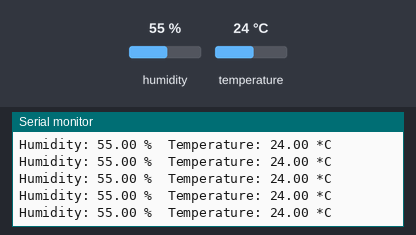
Recording of a sketch running on a simulated Arduino Uno, built with avr-gcc and run on an emulated ATmega328P. Shown: the last lines printed to the serial monitor. The inputs (shaded band) are chosen by the test bench; at power-on: humidity 55 %, temperature 24 °C.

Above: at 2.8 s.
2.9 s: humidity set to 22 %
At 4.21 s:
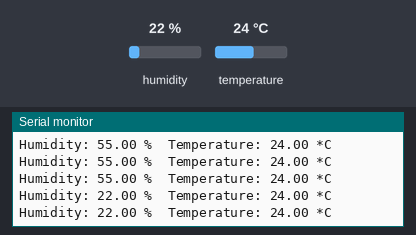
8.9 s: temperature set to 12 °C
At 8.95 s:
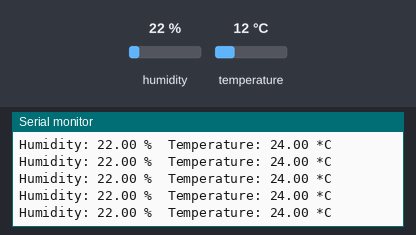
14.9 s: humidity set to 40 %
At 14.96 s:
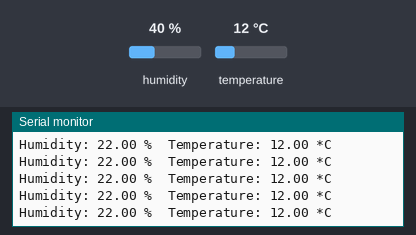
Timing chart, 0 to 17.9 s (numbered marks = the images above; inputs shaded):
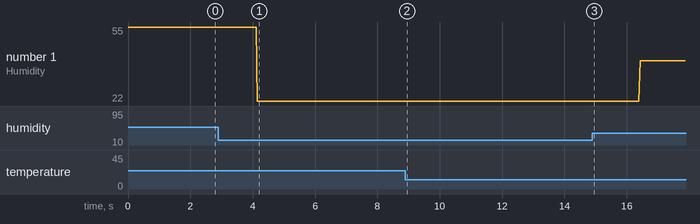

Measured:
- after the input at 2.9 s, the serial monitor: prints a new line after 1.2 s (image 1)
- plotted number 1: 55 → 22 after the input at 2.9 s, 22 → 40 after the input at 14.9 s

The sketch:

DHT22.ino
```cpp
/*

Code for DHT22

Wiring

Sensor      Arduino
- ---------> GND
Middle ----> 5V
S ---------> Digital 2

*/

#include "DHT.h"
#define DHTPIN 2
#define DHTTYPE DHT22

DHT dht(DHTPIN, DHTTYPE);

void setup() {
  Serial.begin(9600);
  Serial.println("DHTxx test!");

  dht.begin();
}

void loop() {
  float h = dht.readHumidity();
  float t = dht.readTemperature();

  if (isnan(t) || isnan(h)) {
    Serial.println("Failed to read from DHT");
  }
  else {
    Serial.print("Humidity: ");
    Serial.print(h);
    Serial.print(" %\t");
    Serial.print("Temperature: ");
    Serial.print(t);
    Serial.println(" *C");
  }
}
```
